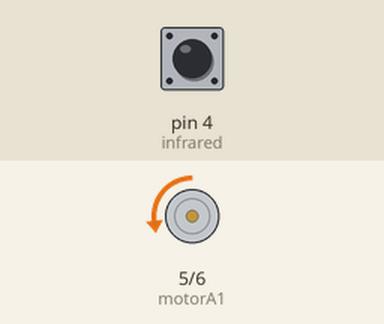
Recording of a sketch running on a simulated Arduino Uno, built with avr-gcc and run on an emulated ATmega328P. Shown: motor-driver pin pairs drawn as motors (green arrow = first pin HIGH = forward, orange = second pin HIGH = backward, longer = more drive). Inputs (shaded band) come from the test bench; at power-on: pin 4 (infrared) HIGH.

Above: at 1.2 s.
1.3 s: pin 4 (infrared) pulsed LOW 2 times (0.12 s each, 0.3 s apart)
At 4.45 s:
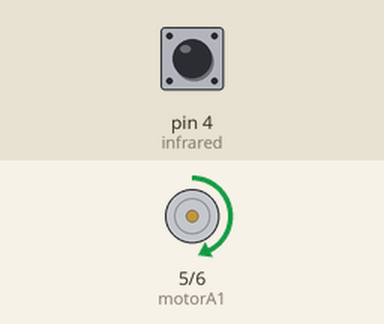
At 4.8 s:
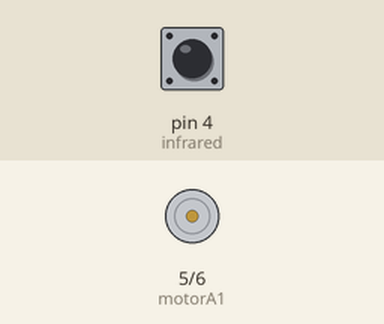
4.9 s: pin 4 (infrared) driven LOW
At 5.7 s:
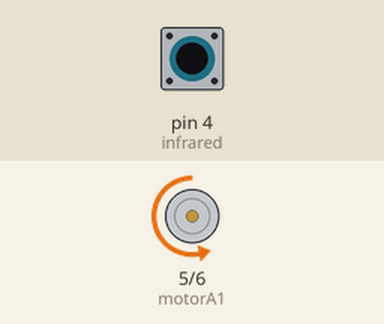
Timing chart, 0 to 11.0 s (numbered marks = the images above; inputs shaded):
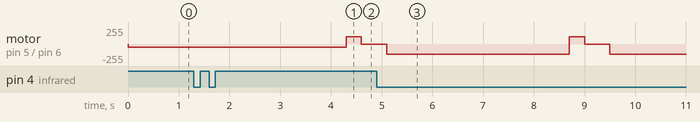

Measured:
- after the input at 1.3 s, motor on pin 5 (motorA1) / pin 6 (motorA2): backward 50/255 → forward 110/255 after 3.0 s, → stopped 0.30 s later

The sketch:

ultrasonic_sensor_servo_control.ino
```cpp
int infrared  = 4; // 적외선센서 핀
int motorA1 =  5;  // 모터 핀1
int motorA2  = 6;  // 모터 핀2
int speed = 255 ;   // 모터 스피드 (0 ~ 255)

void setup ( ) {
  pinMode(infrared, INPUT);
  pinMode(motorA1 , OUTPUT);
  pinMode(motorA2 , OUTPUT);
}

void loop ( )  {
  int state = digitalRead(infrared); // 적외선 센서 상태 읽기

  // 센서가 감지(0)되면 모터가 일정 시간이 지나고, 정회전 후 역회전
  if(state == 0){
    delay(3000); // 기다리는 시간

    // 정회전
    analogWrite( motorA1 , 110);
    analogWrite( motorA2 , 0);
    delay(300);

    analogWrite( motorA1, 0);
    analogWrite(motorA2, 0);
    delay(500);

    // 역회전
    analogWrite( motorA1 , 0);
    analogWrite( motorA2 , 150);
    delay(600);
  }

  // 그 외의 상태. 중력에 의해 랙기어가 내려가지 않도록 하기 위해 속도를 줌
  else {
  analogWrite ( motorA1 , 0);
  analogWrite ( motorA2 , 50);
  }
}
```
